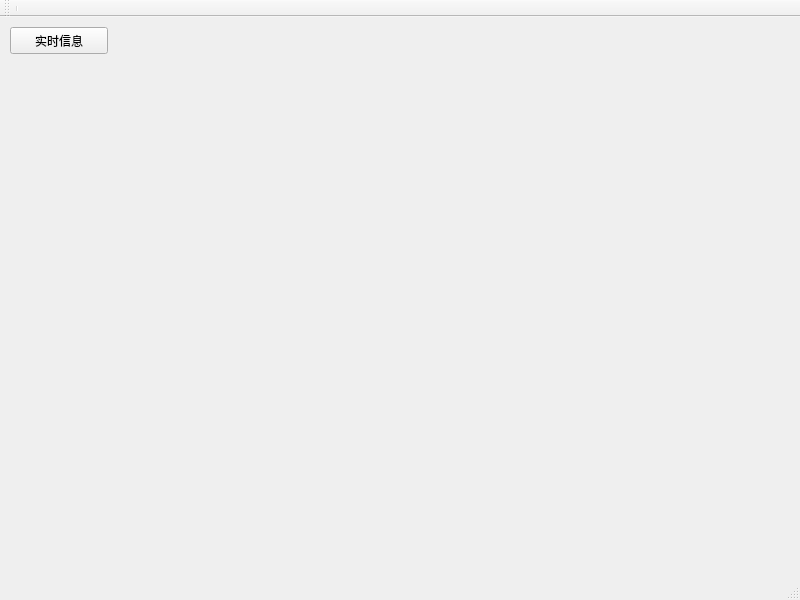
<?xml version="1.0" encoding="UTF-8"?>
<ui version="4.0">
 <class>Test</class>
 <widget class="QMainWindow" name="Test">
  <property name="geometry">
   <rect>
    <x>0</x>
    <y>0</y>
    <width>800</width>
    <height>600</height>
   </rect>
  </property>
  <property name="maximumSize">
   <size>
    <width>800</width>
    <height>600</height>
   </size>
  </property>
  <property name="windowTitle">
   <string>MainWindow</string>
  </property>
  <widget class="QWidget" name="centralwidget">
   <widget class="QPushButton" name="pushButton">
    <property name="geometry">
     <rect>
      <x>10</x>
      <y>10</y>
      <width>98</width>
      <height>27</height>
     </rect>
    </property>
    <property name="text">
     <string>实时信息</string>
    </property>
   </widget>
  </widget>
  <widget class="QStatusBar" name="statusbar"/>
  <widget class="QMenuBar" name="menuBar">
   <property name="geometry">
    <rect>
     <x>0</x>
     <y>0</y>
     <width>800</width>
     <height>28</height>
    </rect>
   </property>
  </widget>
  <widget class="QToolBar" name="toolBar">
   <property name="windowTitle">
    <string>toolBar</string>
   </property>
   <attribute name="toolBarArea">
    <enum>TopToolBarArea</enum>
   </attribute>
   <attribute name="toolBarBreak">
    <bool>false</bool>
   </attribute>
   <addaction name="separator"/>
  </widget>
 </widget>
 <resources/>
 <connections/>
</ui>
